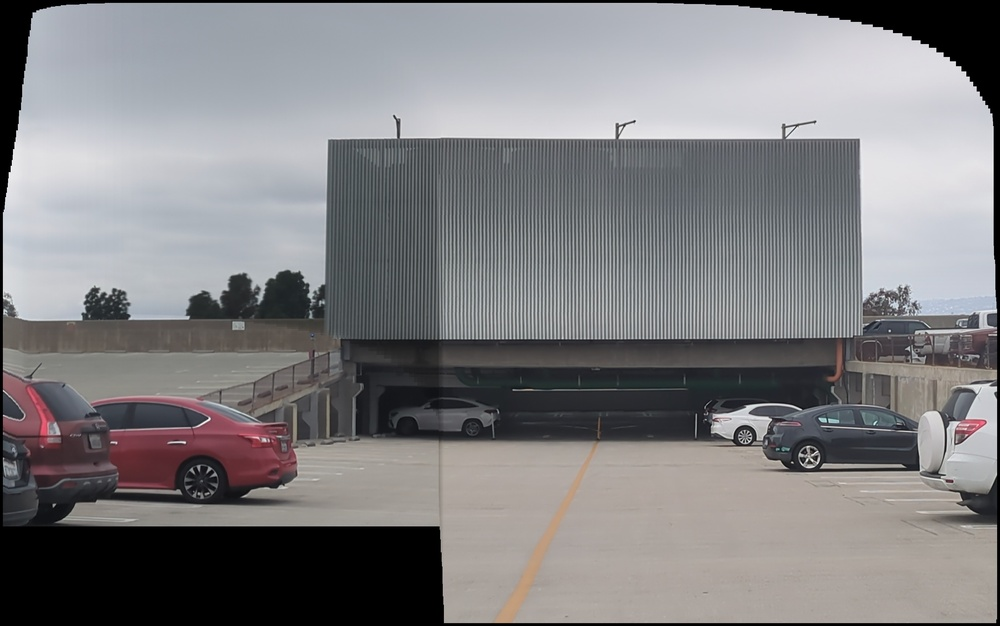
#> input picture cars/1.mp4_fft.jpg, 1000 x 626 px, shrunk from 3476 x 2175 before the run
$ python -i heir.py   (imports and definitions only)
#> lines starting #> are read from the running program, lines starting #| are printed output that depends on the picture; after the words box and inside, x2 and y2 are one past the last pixel; in counts of white or black regions, pixels touching at a corner belong together
#> further down, picture is the input picture: shape (626, 1000, 3); mean B, G, R 129.5, 127.4, 128.3
import cv2
import numpy as np
import matplotlib.pyplot as plt
from tqdm import tqdm
from utils import *

# [323 lines left out: functions GetNewFrameSizeAndMatrix, ProjectOntoPlane, FilterMatchesByMotionConsistency, FindMatches, FindHomography, ComputeOpticalFlow and 2 more, not called in this run]

def crop_black_borders(image):
    """
    Crop the black borders from the stitched image.

    Args:
        image: The stitched image

    Returns:
        Cropped image without black borders
    """
    # Convert to grayscale to find non-black regions
    gray = cv2.cvtColor(image, cv2.COLOR_BGR2GRAY)
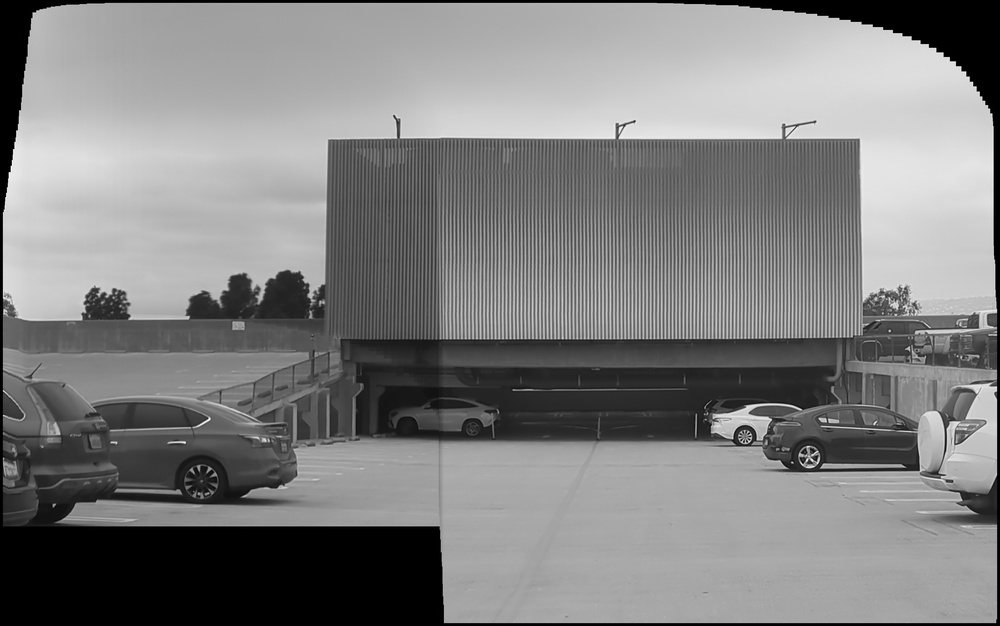
#> gray: shape (626, 1000); min 0, max 255, mean 127.9

    # Threshold to identify non-black regions
    _, thresh = cv2.threshold(gray, 1, 255, cv2.THRESH_BINARY)
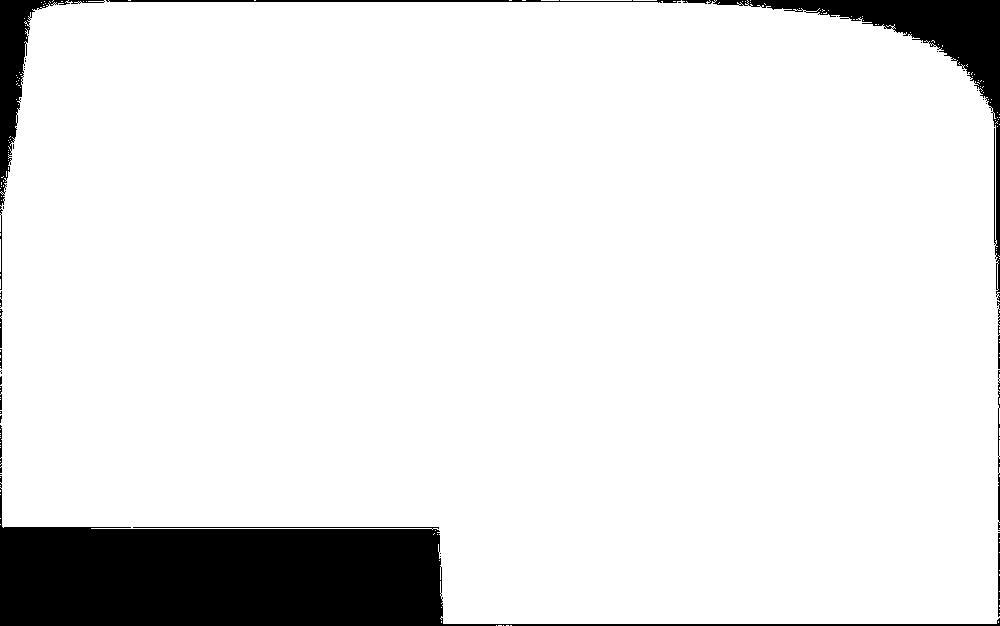
#> thresh: shape (626, 1000); 90.4% white; 35 black regions (23 under 20 px)

    # Find contours of the non-black region
    contours, _ = cv2.findContours(thresh, cv2.RETR_EXTERNAL, cv2.CHAIN_APPROX_SIMPLE)
#> contours = 176 contours, 175 with area under 20; largest, box (x1, y1, x2, y2) and area: (0, 0, 1000, 624) 563908

    # If contours exist, find the largest one (should be the content)
    if contours:
        largest_contour = max(contours, key=cv2.contourArea)
#> largest_contour = contour of 1044 points, box (x1, y1, x2, y2) (0, 0, 1000, 624), area 563908
        x, y, w, h = cv2.boundingRect(largest_contour)
#> x = 0; y = 0; w = 1000; h = 624

        # Crop the image to the bounding rectangle
        cropped_image = image[y:y+h, x:x+w]
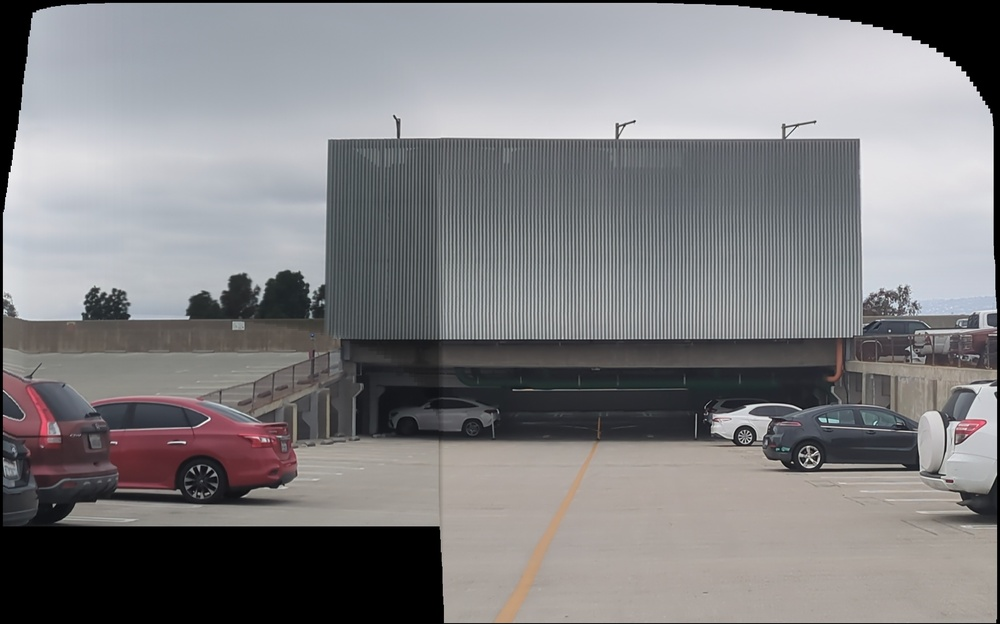
#> cropped_image: shape (624, 1000, 3); mean B, G, R 129.9, 127.8, 128.7
        return cropped_image
    else:
        # If no contours found (unlikely), return the original image
        return image

# [27 lines left out: function main, not called in this run]

# [2 lines not run here, left out]

>>> import cv2
>>> picture = cv2.imread('cars/1.mp4_fft.jpg')
>>> result = crop_black_borders(picture)

$ run again, on cars/2.mp4_fft.jpg
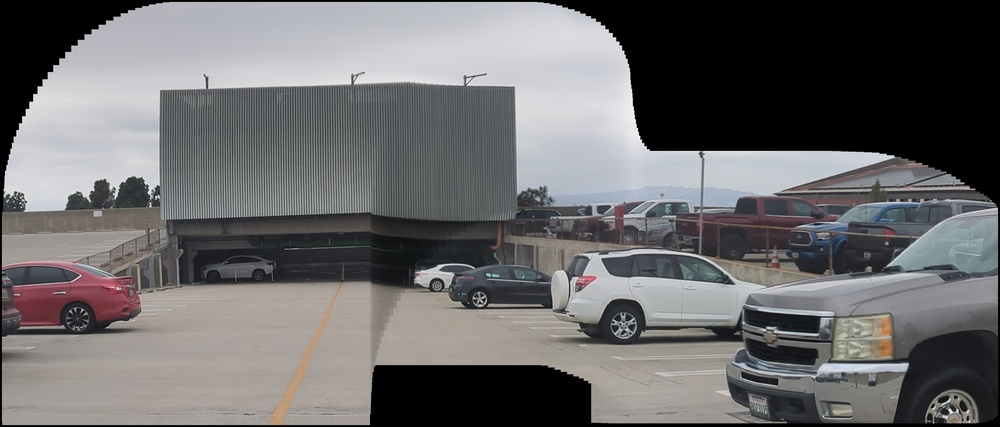
#> input picture cars/2.mp4_fft.jpg, 1000 x 427 px, shrunk from 5222 x 2230 before the run
#> picture is the input picture: shape (427, 1000, 3); mean B, G, R 107.8, 106.8, 107.7
#> in crop_black_borders, `_, thresh = cv2.threshold(gray, 1, 255, cv2.THRESH_BINARY)`:
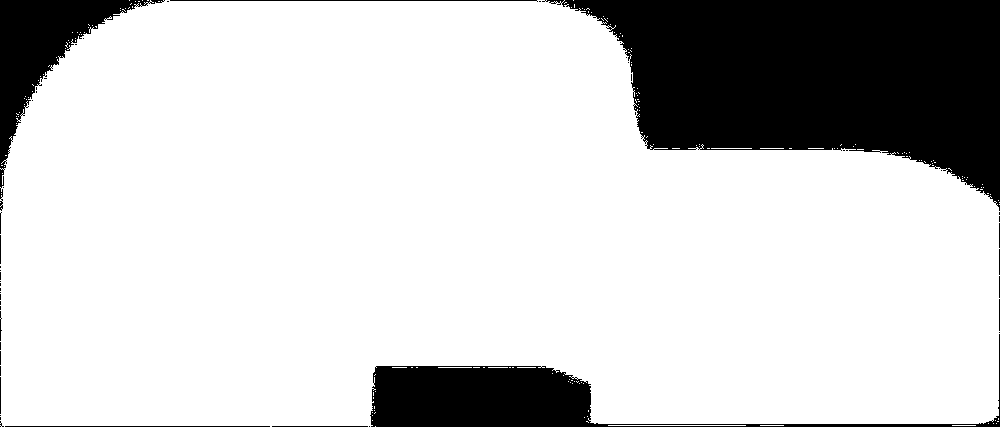
#> thresh: shape (427, 1000); 80.7% white; 51 black regions (37 under 20 px)
#> contours = 183 contours, 182 with area under 20; largest, box (x1, y1, x2, y2) and area: (0, 0, 1000, 427) 342225
#> largest_contour = contour of 1090 points, box (x1, y1, x2, y2) (0, 0, 1000, 427), area 342225
#> x = 0; w = 1000; h = 427
